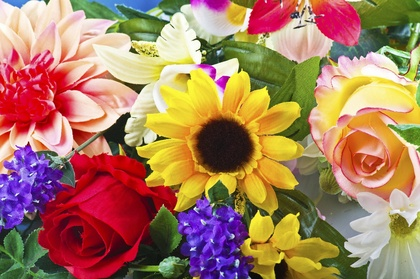
%> input picture PDI/flowers.jpeg, 420 x 279 px, shrunk from 1600 x 1062 before the run
$ octave Practica1.m   (GNU Octave 9; MATLAB toolbox functions it lacks are replaced by stand-ins)
%> lines starting %> are read from the running program, lines starting %| are printed output that depends on the picture; in (x1, y1, x2, y2) boxes, pixels count from 0 and x2, y2 are one past the last pixel; in counts of white or black regions, pixels touching at a corner belong together; the program's own positions count from 1
clc
close all
clear all
warning off all

a=imread('flowers.jpeg');
%> a is the input picture: size 279x420x3 uint8; mean R, G, B 168, 125, 95.3
%imshow(a)

[r c d]= size(a);
%> r = 279; c = 420; d = 3

grises=rgb2gray(a);
b_negro=im2bw(a);
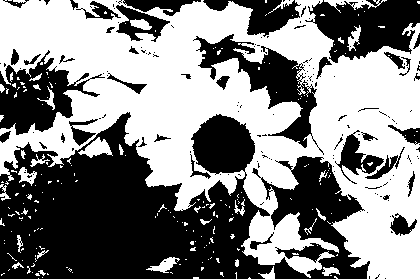
%> b_negro: size 279x420 logical; 52.1% white; 158 black regions (118 under 20 px), largest, box (x1, y1, x2, y2) and area: (0, 112, 370, 279) 36160, (305, 0, 420, 63) 4504, (193, 34, 324, 155) 4155

roja=a;
roja(:,:,1);
roja(:,:,2)=0;
roja(:,:,3)=0;

verde=a;
verde(:,:,1)=0;
verde(:,:,2);
verde(:,:,3)=0;

azul=a;
azul(:,:,1)=0;
azul(:,:,2)=0;
azul(:,:,3);


p1=a(:,1:(c/3),:);
p2=a(:,(c/3):2*(c/3),:);
p3=a(:,(2*(c/3)):c,:);

roja2=p1;
roja2(:,:,1);
roja2(:,:,2)=0;
roja2(:,:,3)=0;

verde2=p2;
verde2(:,:,1)=0;
verde2(:,:,2);
verde2(:,:,3)=0;

azul2=p3;
azul2(:,:,1)=0;
azul2(:,:,2)=0;
azul2(:,:,3);


f1=a(1:(r/3),:,:);
f2=a((r/3):2*(r/3),:,:);
f3=a((2*(r/3)):r,:,:);

roja3=f1;
roja3(:,:,1);
roja3(:,:,2)=0;
roja3(:,:,3)=0;

verde3=f2;
verde3(:,:,1)=0;
verde3(:,:,2);
verde3(:,:,3)=0;

azul3=f3;
azul3(:,:,1)=0;
azul3(:,:,2)=0;
azul3(:,:,3);

figure(1)
arreglo1=[a roja; verde azul];
imshow(arreglo1)

figure(2);
arreglo2=[roja2 verde2 azul2];
imshow(arreglo2);

figure(3);
arreglo3=[roja3;verde3;azul3];
imshow(arreglo3);

%%%%
num_filas = 4;
num_columnas = 8;

ancho_cuadro = size(a, 2) / num_columnas;
%> ancho_cuadro = 52.5
alto_cuadro = size(a, 1) / num_filas;
%> alto_cuadro = 69.75

cuadros = cell(num_filas, num_columnas);

for fila = 1:num_filas
    for columna = 1:num_columnas
        x_inicio = round((columna - 1) * ancho_cuadro) + 1;
        x_fin = round(columna * ancho_cuadro);
        y_inicio = round((fila - 1) * alto_cuadro) + 1;
        y_fin = round(fila * alto_cuadro);

        cuadro = a(y_inicio:y_fin, x_inicio:x_fin, :);

        % Modificar los colores de los cuadros
        if any(fila == [1, 2, 3, 4]) && any(columna == [1, 2])
            cuadro(:,:,2) = 0; % Establecer el canal verde a cero
            cuadro(:,:,3) = 0; % Establecer el canal azul a cero
        elseif any(fila == [1, 2, 3, 4]) && any(columna == [7, 8])
            cuadro(:,:,1) = 0; % Establecer el canal rojo a cero
            cuadro(:,:,3) = 0; % Establecer el canal azul a cero
        elseif any(fila == [1, 3]) && any(columna == [3, 4, 5, 6])
            cuadro(:,:,1) = 0; % Establecer el canal rojo a cero
            cuadro(:,:,2) = 0; % Establecer el canal verde a cero
        elseif any(fila == [2, 4]) && any(columna == [3, 6])
            cuadro(:,:,1) = 0; % Establecer el canal rojo a cero
            cuadro(:,:,2) = 0; % Establecer el canal verde a cero
        elseif any(fila == [2, 4]) && any(columna == [4, 5])
            cuadro(:,:,1) = 0; % Establecer el canal rojo a cero
            cuadro(:,:,2) = 0; % Establecer el canal verde a cero
            cuadro(:,:,3) = 0; % Establecer el canal azul a cero
        end

        cuadros{fila, columna} = cuadro;
    end
end
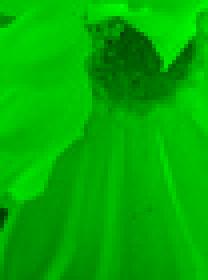
%> cuadro: size 70x52x3 uint8 (shown 4 times larger); mean R, G, B 0, 174.5, 0
%> after the loop, cuadros = 32 items

% Concatenar todos los cuadros horizontalmente en cada fila
fila1 = cat(2, cuadros{1, :});
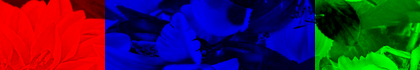
%> fila1: size 70x420x3 uint8; mean R, G, B 56.6, 29.4, 66.8
fila2 = cat(2, cuadros{2, :});
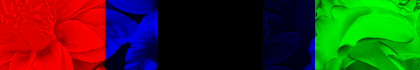
%> fila2: size 70x420x3 uint8; mean R, G, B 54.6, 49.2, 23.1
fila3 = cat(2, cuadros{3, :});
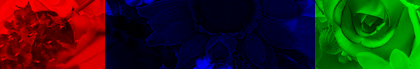
%> fila3: size 69x420x3 uint8; mean R, G, B 38.3, 33.7, 20.3
fila4 = cat(2, cuadros{4, :});
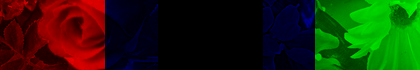
%> fila4: size 70x420x3 uint8; mean R, G, B 27.7, 37.6, 7.8

% Concatenar todas las filas verticalmente
arreglo4 = cat(1, fila1, fila2, fila3, fila4);
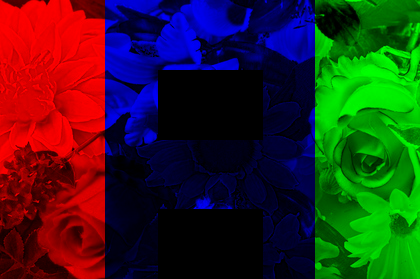
%> arreglo4: size 279x420x3 uint8; mean R, G, B 44.3, 37.5, 29.5

% Mostrar la imagen completa
figure(4);
imshow(arreglo4);

$ run again, with PDI/imagen_comprimida.png saved as PDI/flowers.jpeg
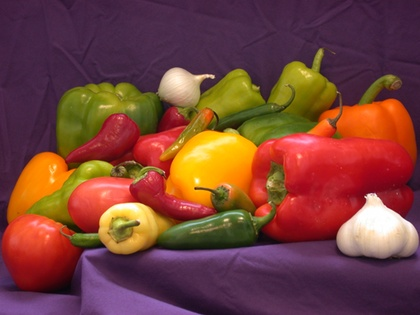
%> input picture PDI/imagen_comprimida.png, 420 x 315 px, shrunk from 512 x 384 before the run
%> a is the input picture: size 315x420x3 uint8; mean R, G, B 120.7, 66.4, 57.7
%> `b_negro=im2bw(a);`:
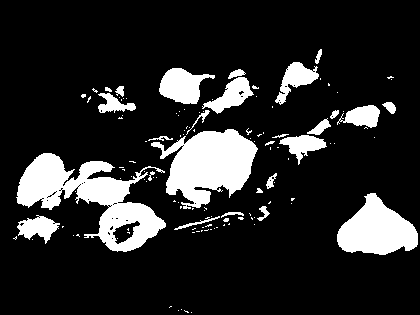
%> b_negro: size 315x420 logical; 15.7% white; 124 white regions (97 under 20 px), largest, box (x1, y1, x2, y2) and area: (16, 153, 166, 252) 6082, (151, 129, 258, 209) 4958, (337, 193, 418, 255) 3145
%> after the loop `for fila = 1:num_filas`: cuadros = 32 items
%> `arreglo4 = cat(1, fila1, fila2, fila3, fila4);`:
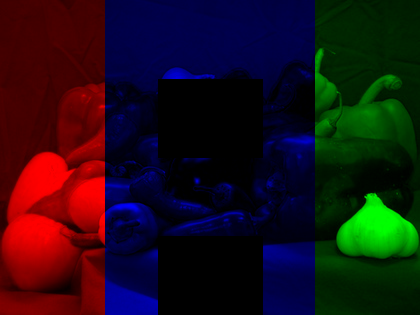
%> arreglo4: size 315x420x3 uint8; mean R, G, B 28.4, 14.3, 21.5
